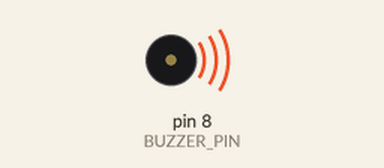
Recording of a sketch running on a simulated Arduino Uno, built with avr-gcc and run on an emulated ATmega328P. On the bench: buzzer (waves = sounding).

Above: at 0.1 s.
At 28.7 s:
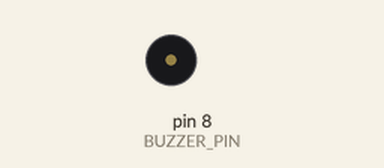
Timing chart, 0 to 30.2 s (numbered marks = the images above):
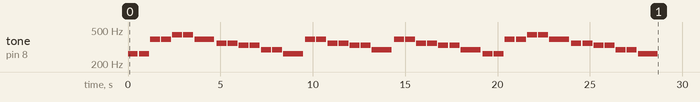

The sketch:

twinkle-twinkle.ino
```cpp
const int BUZZER_PIN = 8;

const int melody[] = {
  262, 262, 392, 392, 440, 440, 392,
  349, 349, 330, 330, 294, 294, 262,
  392, 392, 349, 349, 330, 330, 294,
  392, 392, 349, 349, 330, 330, 294,
  262, 262, 392, 392, 440, 440, 392,
  349, 349, 330, 330, 294, 294, 262
};

const int beats[] = {
  4, 4, 4, 4, 4, 4, 2,
  4, 4, 4, 4, 4, 4, 2,
  4, 4, 4, 4, 4, 4, 2,
  4, 4, 4, 4, 4, 4, 2,
  4, 4, 4, 4, 4, 4, 2,
  4, 4, 4, 4, 4, 4, 2
};

const int TEMPO = 100;

void playSong() {
  const int wholeNote = (60000 * 4) / TEMPO;
  const int noteCount = sizeof(melody) / sizeof(melody[0]);

  for (int i = 0; i < noteCount; i++) {
    int duration = wholeNote / beats[i];
    tone(BUZZER_PIN, melody[i], duration * 0.9);
    delay(duration);
    noTone(BUZZER_PIN);
  }
}

void setup() {
  pinMode(BUZZER_PIN, OUTPUT);
  playSong();
}

void loop() {}
```
